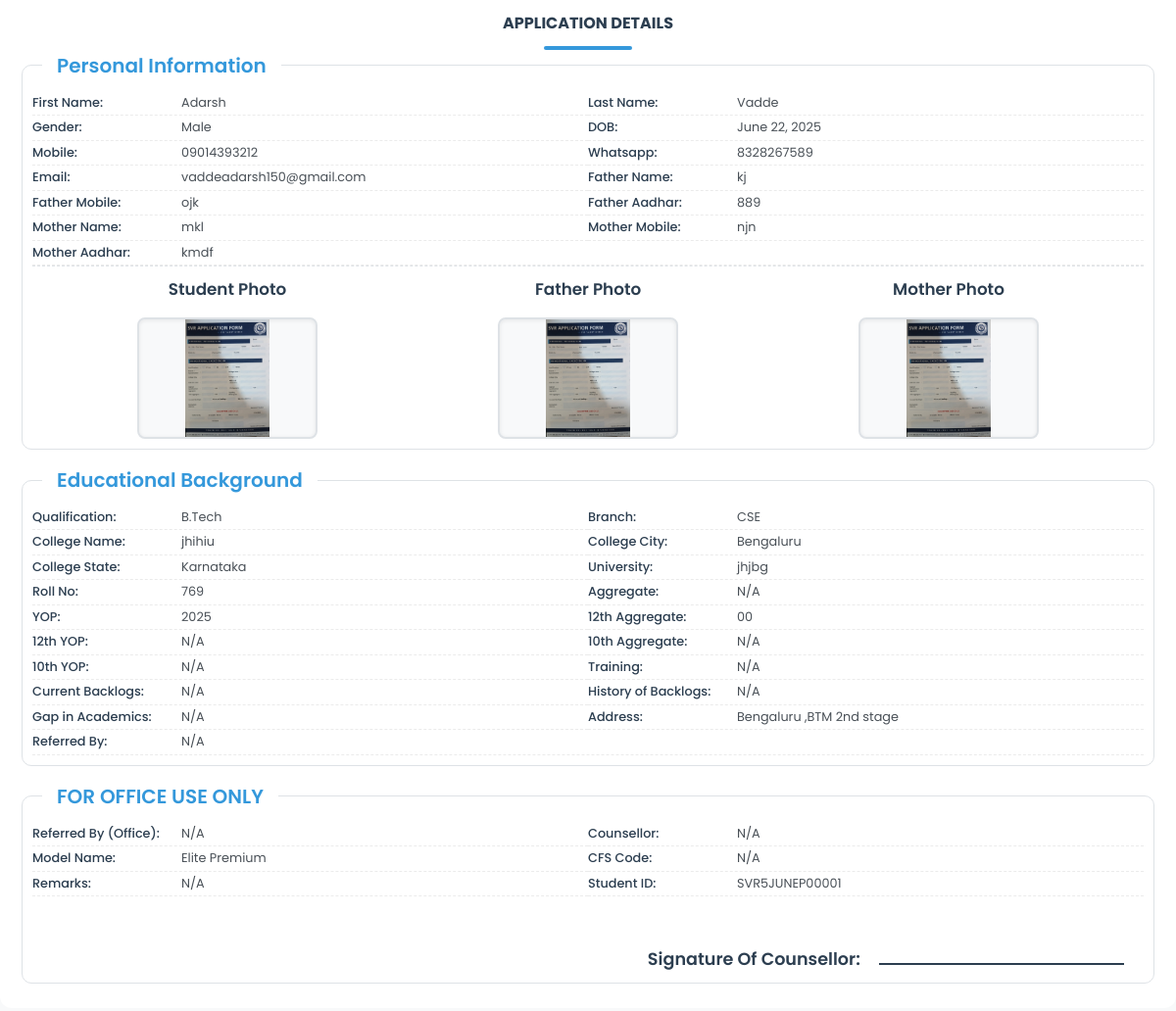
The page /application_view_data/1 on the database its author committed.
### svr/models.py (models this page shows, shortened)
class Application(models.Model):
    unique_id=models.ForeignKey(StudentUser,on_delete=models.CASCADE,null=True)
    first_name = models.CharField(max_length=100)
    last_name = models.CharField(max_length=100)
    gender = models.CharField(max_length=20)
    dob = models.DateField()
    mobile = models.CharField(max_length=15)
    whatsapp = models.CharField(max_length=15, blank=True, null=True)
    email = models.EmailField()
    father_name = models.CharField(max_length=100)
    father_mobile = models.CharField(max_length=15)
    father_aadhar = models.CharField(max_length=20, blank=True, null=True)
    mother_name = models.CharField(max_length=100)
    mother_mobile = models.CharField(max_length=15, blank=True, null=True)
    mother_aadhar = models.CharField(max_length=20, blank=True, null=True)
    student_photo = models.ImageField(upload_to='photos/students/')
    father_photo = models.ImageField(upload_to='photos/fathers/')
    mother_photo = models.ImageField(upload_to='photos/mothers/')
    qualification = models.CharField(max_length=50)
    branch = models.CharField(max_length=100)
    college_name = models.CharField(max_length=200)
    college_city = models.CharField(max_length=100)
    college_state = models.CharField(max_length=100, blank=True, null=True)
    university = models.CharField(max_length=200, blank=True, null=True)
    roll_no = models.CharField(max_length=50, blank=True, null=True)
    aggregate = models.CharField(max_length=10, blank=True, null=True)
    yop = models.CharField(max_length=4, blank=True,null=True)
    agg12 = models.CharField(max_length=10, blank=True, null=True)
    yop12 = models.CharField(max_length=4, blank=True, null=True)
    agg10 = models.CharField(max_length=10, blank=True, null=True)
    yop10 = models.CharField(max_length=4, blank=True, null=True)
    training = models.CharField(max_length=200, blank=True, null=True)
    current_backlogs = models.CharField(max_length=10, blank=True, null=True)
    history_backlogs = models.CharField(max_length=10, blank=True, null=True)
    gap_academics = models.CharField(max_length=10, blank=True, null=True)
    address = models.TextField(blank=True, null=True)
    referred_by = models.CharField(max_length=100, blank=True, null=True)
    studentid = models.CharField(max_length=20, unique=True, blank=True, null=True)
    referred_by_office = models.CharField(max_length=100, blank=True, null=True)
    counsellor = models.CharField(max_length=100, blank=True, null=True)
    model_name = models.CharField(max_length=100, blank=True,null=True)
    cfs_code = models.CharField(max_length=100, blank=True, null=True)
    remarks = models.TextField(blank=True, null=True)

### svr/views.py (the view)
# urls.py: path('application_view_data/<value>',views.application_view_data,name='application_view_data'),
def application_view_data(request,value):
    data = Application.objects.filter(id=value)
    return render(request, 'applicationformdata.html', {'applications': data})

### templates/applicationformdata.html (shortened to what this page needs)
{% load static %}
<!DOCTYPE html>
<html lang="en">
<head>
</head>
<body>
    <div class="container">
        <h4>APPLICATION DETAILS</h4>
        {% for application in applications %}
        <fieldset>
            <legend>Personal Information</legend>
            <div class="rows">
                <div class="field-block"><label>First Name:</label><span>{{ application.first_name }}</span></div>
                <div class="field-block"><label>Last Name:</label><span>{{ application.last_name }}</span></div>
                <div class="field-block"><label>Gender:</label><span>{{ application.gender }}</span></div>
                <div class="field-block"><label>DOB:</label><span>{{ application.dob|date:"F d, Y" }}</span></div>
                <div class="field-block"><label>Mobile:</label><span>{{ application.mobile }}</span></div>
                <div class="field-block"><label>Whatsapp:</label><span>{{ application.whatsapp|default:"N/A" }}</span></div>
                <div class="field-block"><label>Email:</label><span>{{ application.email }}</span></div>
                <div class="field-block"><label>Father Name:</label><span>{{ application.father_name }}</span></div>
                <div class="field-block"><label>Father Mobile:</label><span>{{ application.father_mobile }}</span></div>
                <div class="field-block"><label>Father Aadhar:</label><span>{{ application.father_aadhar|default:"N/A" }}</span></div>
                <div class="field-block"><label>Mother Name:</label><span>{{ application.mother_name }}</span></div>
                <div class="field-block"><label>Mother Mobile:</label><span>{{ application.mother_mobile|default:"N/A" }}</span></div>
                <div class="field-block"><label>Mother Aadhar:</label><span>{{ application.mother_aadhar|default:"N/A" }}</span></div>
            </div>
            <div class="image-upload-section">
                <div class="image-upload-box">
                    <label>Student Photo</label>
                    <div class="image-preview-box">
                        <img src="{{ application.student_photo.url }}" class="preview-img" alt="Student Photo" />
                    </div>
                </div>
                <div class="image-upload-box">
                    <label>Father Photo</label>
                    <div class="image-preview-box">
                        <img src="{{ application.father_photo.url }}" class="preview-img" alt="Father Photo" />
                    </div>
                </div>
                <div class="image-upload-box">
                    <label>Mother Photo</label>
                    <div class="image-preview-box">
                        <img src="{{ application.mother_photo.url }}" class="preview-img" alt="Mother Photo" />
                    </div>
                </div>
            </div>
        </fieldset>
        <fieldset>
            <legend>Educational Background</legend>
            <div class="rows">
                <div class="field-block"><label>Qualification:</label><span>{{ application.qualification }}</span></div>
                <div class="field-block"><label>Branch:</label><span>{{ application.branch }}</span></div>
                <div class="field-block"><label>College Name:</label><span>{{ application.college_name }}</span></div>
                <div class="field-block"><label>College City:</label><span>{{ application.college_city }}</span></div>
                <div class="field-block"><label>College State:</label><span>{{ application.college_state|default:"N/A" }}</span></div>
                <div class="field-block"><label>University:</label><span>{{ application.university|default:"N/A" }}</span></div>
                <div class="field-block"><label>Roll No:</label><span>{{ application.roll_no|default:"N/A" }}</span></div>
                <div class="field-block"><label>Aggregate:</label><span>{{ application.aggregate|default:"N/A" }}</span></div>
                <div class="field-block"><label>YOP:</label><span>{{ application.yop|default:"N/A" }}</span></div>
                <div class="field-block"><label>12th Aggregate:</label><span>{{ application.agg12|default:"N/A" }}</span></div>
                <div class="field-block"><label>12th YOP:</label><span>{{ application.yop12|default:"N/A" }}</span></div>
                <div class="field-block"><label>10th Aggregate:</label><span>{{ application.agg10|default:"N/A" }}</span></div>
                <div class="field-block"><label>10th YOP:</label><span>{{ application.yop10|default:"N/A" }}</span></div>
                <div class="field-block"><label>Training:</label><span>{{ application.training|default:"N/A" }}</span></div>
                <div class="field-block"><label>Current Backlogs:</label><span>{{ application.current_backlogs|default:"N/A" }}</span></div>
                <div class="field-block"><label>History of Backlogs:</label><span>{{ application.history_backlogs|default:"N/A" }}</span></div>
                <div class="field-block"><label>Gap in Academics:</label><span>{{ application.gap_academics|default:"N/A" }}</span></div>
                <div class="field-block"><label>Address:</label><span>{{ application.address|default:"N/A" }}</span></div>
                <div class="field-block"><label>Referred By:</label><span>{{ application.referred_by|default:"N/A" }}</span></div>
            </div>
        </fieldset>
        <fieldset>
            <legend>FOR OFFICE USE ONLY</legend>
            <div class="rows">
                <div class="field-block"><label>Referred By (Office):</label><span>{{ application.referred_by_office|default:"N/A" }}</span></div>
                <div class="field-block"><label>Counsellor:</label><span>{{ application.counsellor|default:"N/A" }}</span></div>
                <div class="field-block"><label>Model Name:</label><span>{{ application.model_name|default:"N/A" }}</span></div>
                <div class="field-block"><label>CFS Code:</label><span>{{ application.cfs_code|default:"N/A" }}</span></div>
                <div class="field-block"><label>Remarks:</label><span>{{ application.remarks|default:"N/A" }}</span></div>
                <div class="field-block"><label>Student ID:</label><span>{{ application.studentid|default:"N/A" }}</span></div>
            </div>
            <div class="signature">Signature Of Counsellor: <span></span></div>
        </fieldset>
        {% empty %}
        <p style="text-align: center; font-style: italic; color: var(--text-color);">No application details found.</p>
        {% endfor %}
    </div>
</body>
</html>

### templates/applicationformdata.html (style rules this page uses)
:root { --primary-color: #3498db; --secondary-color: #2c3e50; --background-color: #f8f9fa; --card-background: #ffffff; --text-color: #495057; --border-color: #dee2e6; --shadow-light: rgba(0, 0, 0, 0.08); --shadow-medium: rgba(0, 0, 0, 0.15); --placeholder-color: #adb5bd; }
body { font-family: 'Poppins', sans-serif; background-color: var(--background-color); margin: 0; color: var(--text-color); line-height: 1.6; -webkit-font-smoothing: antialiased; -moz-osx-font-smoothing: grayscale; }
.container { margin: -20px auto; background: var(--card-background); border-radius: 12px; padding: 10px 20px; overflow: hidden; }
h4 { text-align: center; color: var(--secondary-color); font-size: 1em; font-weight: 700; margin-bottom: 0px; position: relative; }
h4::after { content: ''; display: block; width: 90px; height: 4px; background: var(--primary-color); margin: 10px auto 0; border-radius: 2px; }
fieldset { border: 1px solid var(--border-color); padding: 10px; margin-bottom: 15px; border-radius: 10px; transition: all 0.3s ease-in-out; }
legend { font-weight: 600; color: var(--primary-color); padding: 0 15px; font-size: 1.25em; background-color: var(--card-background); border-radius: 5px; margin-left: 10px; position: relative; }
.rows { display: flex; flex-wrap: wrap; }
.field-block { flex: 1 1 calc(50% - 15px); display: flex; align-items: baseline; font-size: 0.80em; padding: 2px 0; border-bottom: 1px dashed rgba(0, 0, 0, 0.08); }
.field-block label { font-weight: 500; color: var(--secondary-color); display: inline-block; margin-right: 12px; min-width: 140px; flex-shrink: 0; }
.field-block span { display: inline-block; flex-grow: 1; word-wrap: break-word; overflow-wrap: break-word; color: var(--text-color); }
.image-upload-section { display: flex; justify-content: center; flex-wrap: wrap; gap: 10px; padding-top: 10px; border-top: 1px dashed var(--border-color); }
.image-upload-box { flex: 0 0 calc(33.333% - 20px); display: flex; flex-direction: column; align-items: center; text-align: center; min-width: 150px; }
.image-upload-box label { font-weight: 600; margin-bottom: 15px; color: var(--secondary-color); font-size: 1.05em; }
.image-preview-box { width: 180px; height: 120px; border: 2px solid var(--border-color); background-color: var(--background-color); border-radius: 8px; display: flex; align-items: center; justify-content: center; overflow: hidden; box-shadow: inset 0 1px 4px rgba(0,0,0,0.08); position: relative; }
.image-preview-box::before { content: "No Image Available"; color: var(--placeholder-color); font-style: italic; font-size: 0.85em; position: absolute; top: 50%; left: 50%; transform: translate(-50%, -50%); text-align: center; display: block; }
.image-preview-box:has(img[src]:not([src=""]))::before { content: none; }
.image-preview-box img:not([src=""]) { display: block; max-width: 100%; max-height: 100%; object-fit: contain; }
.signature { margin-top: 50px; font-weight: 600; text-align: right; color: var(--secondary-color); padding-right: 20px; font-size: 1.1em; clear: both; }
.signature span { display: inline-block; border-bottom: 2px solid var(--secondary-color); padding: 0 50px 5px 50px; margin-left: 15px; min-width: 150px; }

### rows shown on the page
Application: first_name "Adarsh", last_name "Vadde", gender "Male", dob "June 22, 2025", mobile "09014393212", whatsapp "8328267589", email "vaddeadarsh150@gmail.com", father_name "kj", father_mobile "ojk", father_aadhar "889", mother_name "mkl", mother_mobile "njn", mother_aadhar "kmdf", student_photo (picture), father_photo (picture), mother_photo (picture), qualification "B.Tech", branch "CSE", college_name "jhihiu", college_city "Bengaluru", college_state "Karnataka", university "jhjbg", roll_no "769", aggregate "N/A", yop "2025", agg12 "00", yop12 "N/A", agg10 "N/A", yop10 "N/A", training "N/A", current_backlogs "N/A", history_backlogs "N/A", gap_academics "N/A", address "Bengaluru ,BTM 2nd stage", referred_by "N/A", referred_by_office "N/A", counsellor "N/A", model_name "Elite Premium", cfs_code "N/A", remarks "N/A", studentid "SVR5JUNEP00001"
